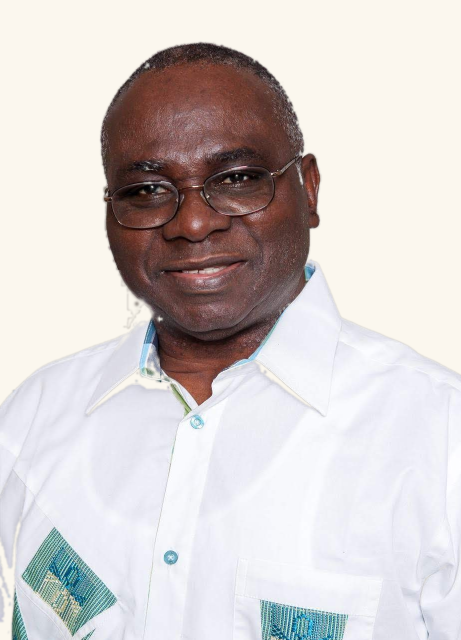
#> input picture src/crop_clean_v7.png, 922 x 1280 px (shown at 1/2 size)
$ python flyer_spread.py
#> lines starting #> are read from the running program, lines starting #| are printed output that depends on the picture
from PIL import Image, ImageDraw, ImageFont
import math

# A5-spread proportion — natural for a 2-pager
W, H = 2400, 1800

IVORY       = (251, 247, 238)
IVORY_DEEP  = (245, 238, 222)
GOLD_DARK   = (158, 121, 56)
GOLD        = (196, 158, 86)
GOLD_PALE   = (224, 200, 148)
INK         = (44, 42, 42)
INK_SOFT    = (66, 64, 64)
SUBTLE      = (128, 124, 124)
SUBTLE_DARK = (95, 92, 92)

SERIF  = "fonts/EBGaramond.ttf"
SCRIPT = "fonts/PinyonScript-Regular.ttf"

def f(s):  return ImageFont.truetype(SERIF, s)
def fi(s): return ImageFont.truetype("fonts/EBGaramond-Italic.ttf", s)
def sc(s): return ImageFont.truetype(SCRIPT, s)
def fb(s):
    """Bold (weight 700) variant of EB Garamond."""
    fnt = ImageFont.truetype(SERIF, s)
    try: fnt.set_variation_by_axes([700])
    except Exception: pass
    return fnt

img = Image.new("RGB", (W, H), IVORY)
d = ImageDraw.Draw(img)

# ---- outer double-rule frame ----
m = 70
d.rectangle((m, m, W - m, H - m), outline=GOLD_DARK, width=2)
d.rectangle((m + 12, m + 12, W - m - 12, H - m - 12), outline=GOLD_PALE, width=1)

# ---- subtle spine between pages ----
spine_x = W // 2
spine_top = m + 90
spine_bot = H - m - 90
d.line([(spine_x, spine_top), (spine_x, spine_bot)], fill=GOLD_PALE, width=1)

def lozenge(cx, cy, w=12, h=10, fill=GOLD_DARK):
    d.polygon([(cx, cy - h), (cx + w, cy), (cx, cy + h), (cx - w, cy)], fill=fill)

lozenge(spine_x, spine_top - 8)
lozenge(spine_x, spine_bot + 8)

# ---- floral corner sprigs (vibrant, sage + white rose + dusty rose) ----
SAGE_DARK    = (96, 116, 86)
SAGE         = (142, 165, 128)
SAGE_LIGHT   = (180, 195, 162)
WHITE_PETAL  = (252, 248, 240)
PETAL_SHADOW = (210, 198, 178)
ROSE_PINK    = (210, 168, 158)
ROSE_PINK_D  = (172, 130, 122)

SCALE = 3

def _make_leaf(length, color, edge, variation=0):
    w = max(int(length * (0.50 + variation)), 10)
    h = max(int(length), 16)
    pad = 6
    leaf = Image.new("RGBA", (w + pad * 2, h + pad * 2), (0, 0, 0, 0))
    ld = ImageDraw.Draw(leaf)
    ld.ellipse([pad, pad, pad + w, pad + h], fill=color, outline=edge, width=2)
    ld.line([(pad + w / 2, pad + 4), (pad + w / 2, pad + h - 2)], fill=edge, width=1)
    hl = tuple(min(255, int(c * 1.20)) for c in color)
    ld.arc([pad + 1, pad + 1, pad + w - 1, pad + h - 1], 200, 340, fill=hl, width=2)
    return leaf

def _paste_leaf(canvas, cx, cy, length, angle_deg, color=SAGE, edge=SAGE_DARK, var=0):
    leaf = _make_leaf(length, color, edge, var)
    rot = leaf.rotate(-angle_deg + 90, resample=Image.BICUBIC, expand=True)
    canvas.paste(rot, (int(cx - rot.width / 2), int(cy - rot.height / 2)), rot)

def _make_petal(w, h, fill, edge):
    pad = 4
    p = Image.new("RGBA", (int(w) + pad * 2, int(h) + pad * 2), (0, 0, 0, 0))
    pd = ImageDraw.Draw(p)
    pd.ellipse([pad, pad, pad + w, pad + h], fill=fill, outline=edge, width=2)
    hl = tuple(min(255, int(c * 1.06)) for c in fill[:3])
    pd.arc([pad + 1, pad + 1, pad + w - 1, pad + h - 1], 200, 340, fill=hl, width=1)
    return p

def _paste_petal(canvas, cx, cy, w, h, angle_deg, fill, edge):
    p = _make_petal(w, h, fill, edge)
    rot = p.rotate(-angle_deg + 90, resample=Image.BICUBIC, expand=True)
    canvas.paste(rot, (int(cx - rot.width / 2), int(cy - rot.height / 2)), rot)

def _paste_rose(canvas, cx, cy, size, fill=WHITE_PETAL, edge=PETAL_SHADOW,
                center=ROSE_PINK, center_edge=ROSE_PINK_D):
    for ang in range(0, 360, 60):
        rad = math.radians(ang)
        px = cx + size * 0.60 * math.cos(rad)
        py = cy + size * 0.60 * math.sin(rad)
        _paste_petal(canvas, px, py, size * 0.55, size * 0.80, ang + 90, fill, edge)
    for ang in range(30, 360 + 30, 60):
        rad = math.radians(ang)
        px = cx + size * 0.38 * math.cos(rad)
        py = cy + size * 0.38 * math.sin(rad)
        _paste_petal(canvas, px, py, size * 0.46, size * 0.62, ang + 90, fill, edge)
    inner_fill = tuple(int(c * 0.96) for c in fill)
    for ang in range(0, 360, 72):
        rad = math.radians(ang)
        px = cx + size * 0.20 * math.cos(rad)
        py = cy + size * 0.20 * math.sin(rad)
        _paste_petal(canvas, px, py, size * 0.34, size * 0.44, ang + 90, inner_fill, edge)
    dd = ImageDraw.Draw(canvas)
    bud_fill = tuple(int(c * 0.90) for c in fill)
    dd.ellipse([cx - size * 0.22, cy - size * 0.22, cx + size * 0.22, cy + size * 0.22],
               fill=bud_fill, outline=edge, width=2)
    dd.ellipse([cx - size * 0.14, cy - size * 0.14, cx + size * 0.14, cy + size * 0.14],
               fill=center, outline=center_edge, width=2)
    dd.ellipse([cx - size * 0.06, cy - size * 0.06, cx + size * 0.06, cy + size * 0.06],
               fill=GOLD_PALE)

def _paste_bud(canvas, cx, cy, size, fill=ROSE_PINK, edge=ROSE_PINK_D):
    dd = ImageDraw.Draw(canvas)
    dd.ellipse([cx - size, cy - size, cx + size, cy + size], fill=fill, outline=edge, width=2)
    hl = tuple(min(255, int(c * 1.18)) for c in fill)
    dd.arc([cx - size + 2, cy - size + 2, cx + size - 2, cy + size - 2], 200, 320,
           fill=hl, width=2)

def _stem_curve(start, ang_deg, length, curve=0.10, n=50):
    pts = []
    ang_rad = math.radians(ang_deg)
    perp = ang_rad + math.pi / 2
    for i in range(n):
        u = i / (n - 1)
        offset = curve * length * math.sin(u * math.pi)
        x = start[0] + length * u * math.cos(ang_rad) + offset * math.cos(perp)
        y = start[1] + length * u * math.sin(ang_rad) + offset * math.sin(perp)
        pts.append((x, y))
    return pts

def _draw_stem(canvas, pts, base_width=6):
    dd = ImageDraw.Draw(canvas)
    n = len(pts)
    for i in range(n - 1):
        w = int(max(2, base_width - (i / n) * 3))
        dd.line([pts[i], pts[i + 1]], fill=SAGE_DARK, width=w)

def _floral_corner(canvas, cx, cy, sx, sy):
    # Horizontal eucalyptus branch
    pts_h = _stem_curve((cx, cy), 0 if sx > 0 else 180, 420 * SCALE,
                        curve=0.10 * sx * sy, n=50)
    _draw_stem(canvas, pts_h, base_width=6 * SCALE)
    for k, (t, length, side, var) in enumerate([(0.13, 70, 1, 0.0), (0.27, 88, -1, 0.05),
                                                 (0.42, 105, 1, -0.05), (0.58, 100, -1, 0.0),
                                                 (0.74, 88, 1, 0.05), (0.90, 64, -1, -0.05)]):
        idx = int(t * (len(pts_h) - 1))
        lx, ly = pts_h[idx]
        nxp = pts_h[min(idx + 1, len(pts_h) - 1)]
        stem_ang = math.degrees(math.atan2(nxp[1] - ly, nxp[0] - lx))
        leaf_ang = stem_ang + side * 65 * sy
        color = SAGE if k % 2 == 0 else SAGE_LIGHT
        _paste_leaf(canvas, lx, ly, length * SCALE, leaf_ang, color=color, var=var)
    # Vertical eucalyptus branch
    pts_v = _stem_curve((cx, cy), 90 if sy > 0 else -90, 320 * SCALE,
                        curve=-0.10 * sx * sy, n=50)
    _draw_stem(canvas, pts_v, base_width=6 * SCALE)
    for k, (t, length, side, var) in enumerate([(0.16, 72, -1, 0.05), (0.34, 92, 1, -0.05),
                                                 (0.52, 100, -1, 0.0), (0.72, 85, 1, 0.05),
                                                 (0.90, 62, -1, -0.05)]):
        idx = int(t * (len(pts_v) - 1))
        lx, ly = pts_v[idx]
        nxp = pts_v[min(idx + 1, len(pts_v) - 1)]
        stem_ang = math.degrees(math.atan2(nxp[1] - ly, nxp[0] - lx))
        leaf_ang = stem_ang + side * 65 * sx
        color = SAGE_LIGHT if k % 2 == 0 else SAGE
        _paste_leaf(canvas, lx, ly, length * SCALE, leaf_ang, color=color, var=var)
    # Big white rose at corner anchor
    _paste_rose(canvas, cx + sx * 30 * SCALE, cy + sy * 30 * SCALE, 60 * SCALE)
    # White rose along horizontal branch
    bx, by = pts_h[int(0.42 * len(pts_h))]
    _paste_rose(canvas, bx, by - sy * 12 * SCALE, 42 * SCALE)
    # Dusty rose along vertical branch
    vx, vy = pts_v[int(0.46 * len(pts_v))]
    _paste_rose(canvas, vx + sx * 12 * SCALE, vy, 38 * SCALE,
                fill=ROSE_PINK, edge=ROSE_PINK_D, center=GOLD_DARK,
                center_edge=tuple(int(c * 0.7) for c in GOLD_DARK))
    # Buds
    bx, by = pts_h[int(0.75 * len(pts_h))]
    _paste_bud(canvas, bx + sx * 6 * SCALE, by + sy * -22 * SCALE, 16 * SCALE)
    bx, by = pts_v[int(0.72 * len(pts_v))]
    _paste_bud(canvas, bx + sx * -14 * SCALE, by + sy * 4 * SCALE, 16 * SCALE)
    bx, by = pts_h[int(0.92 * len(pts_h))]
    _paste_bud(canvas, bx, by - sy * 16 * SCALE, 12 * SCALE,
               fill=WHITE_PETAL, edge=PETAL_SHADOW)

def make_sprig_layer(W_, H_, anchors):
#> called with W_ = 2400, H_ = 1800
    layer = Image.new("RGBA", (W_ * SCALE, H_ * SCALE), (0, 0, 0, 0))
#> layer: PIL image 7200x5400 RGBA; every value is 0
    for (cx, cy, sx, sy) in anchors:
        _floral_corner(layer, cx * SCALE, cy * SCALE, sx, sy)
#> this loop made 4 passes
#> pass 1, in _paste_leaf, `leaf = _make_leaf(length, color, edge, var)`:
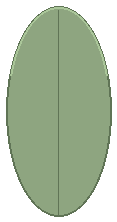
#> leaf: PIL image 117x222 RGBA; mean R, G, B, A 94.6, 110.1, 85.3, 172.5; transparent parts drawn white
#> pass 1, in _paste_leaf, `rot = leaf.rotate(-angle_deg + 90, resample=Image.BICUBIC, expand=True)`:
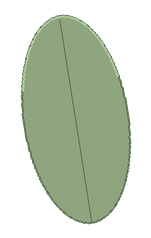
#> rot: PIL image 151x238 RGBA; mean R, G, B, A 69.2, 80.6, 62.3, 124.6; transparent parts drawn white
    return layer.resize((W_, H_), Image.LANCZOS)

inset = m + 30
sprig_layer = make_sprig_layer(W, H, [
    (inset,     inset,      1,  1),
    (W - inset, inset,     -1,  1),
    (inset,     H - inset,  1, -1),
    (W - inset, H - inset, -1, -1),
])
img.paste(sprig_layer, (0, 0), sprig_layer)
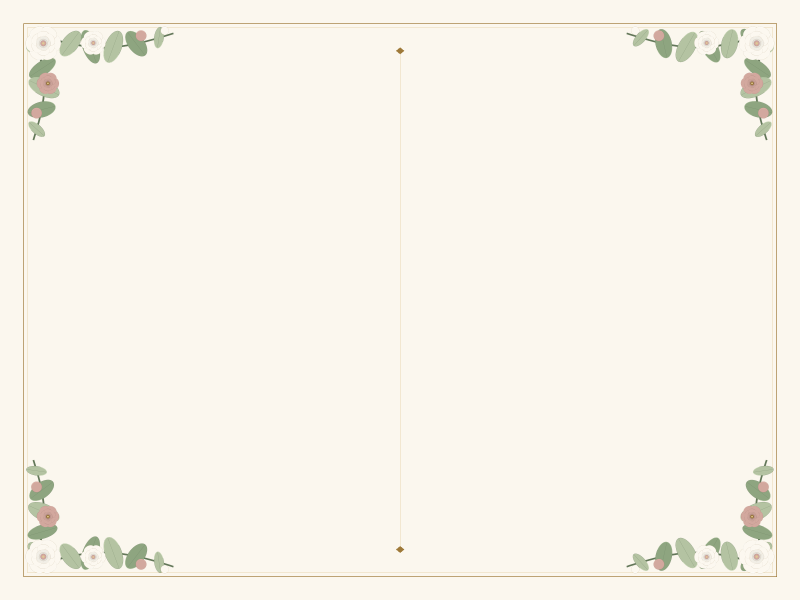
#> img: PIL image 2400x1800 RGB (shown at 1/3 size); mean R, G, B 248.5, 244.6, 234.8

# ---- helpers ----
def tw(draw, s, fn):
    b = draw.textbbox((0, 0), s, font=fn)
    return b[2] - b[0]

def tracked(draw, cx, top, s, fn, fill, track):
    widths = [tw(draw, ch, fn) for ch in s]
    total = sum(widths) + track * (len(s) - 1)
    x = cx - total / 2
    for ch, w in zip(s, widths):
        draw.text((x, top), ch, font=fn, fill=fill)
        x += w + track

def divider(cx, y, half=180, fill=GOLD_DARK):
    d.line([(cx - half, y), (cx - 26, y)], fill=fill, width=2)
    d.line([(cx + 26, y), (cx + half, y)], fill=fill, width=2)
    d.polygon([(cx, y - 9), (cx + 11, y), (cx, y + 9), (cx - 11, y)], fill=fill)

def wrap(text, fn, max_w):
    words, lines, cur = text.split(), [], ""
    for w_ in words:
        t = (cur + " " + w_).strip()
        if tw(d, t, fn) <= max_w:
            cur = t
        else:
            if cur: lines.append(cur)
            cur = w_
    if cur: lines.append(cur)
    return lines

# subtle gold cross helper (used on the programme page)
def cross(cx, cy, h=66, thick=5, color=GOLD_DARK):
    w = int(h * 0.52)
    hy = cy - h // 2 + int(h * 0.32)
    d.rectangle((cx - thick // 2, cy - h // 2, cx + thick // 2 + 1, cy + h // 2), fill=color)
    d.rectangle((cx - w // 2, hy - thick // 2, cx + w // 2, hy + thick // 2 + 1), fill=color)
    d.rectangle((cx - w // 2 + 2, hy - thick // 2 + 1,
                 cx + w // 2 - 2, hy - thick // 2 + 2), fill=GOLD_PALE)

# both closing scripts (We love you! / Repose en paix.) anchor at this y
# so the two pages truly mirror at the bottom
CLOSING_Y = 1450

# ============ LEFT PAGE — Programme (no cross, bumped typography) ============
left_cx = W // 4
y = m + 95

# Salutation header — slight bump
d.text((left_cx, y), "Programme des Salutations",
       font=sc(70), fill=GOLD_DARK, anchor="ma")
y += 96

intro = "Les salutations de compassion seront reçues de 16h00 à 20h00 :"
for line in wrap(intro, f(32), 1000):
    d.text((left_cx, y), line, font=f(32), fill=INK_SOFT, anchor="ma")
    y += 46
#> after the loop, y = 307
y += 12
#> y = 319

d.text((left_cx, y), "Tous les jeudis, vendredis et samedis",
       font=f(34), fill=INK_SOFT, anchor="ma")
y += 48
#> y = 367
d.text((left_cx, y), "du 28 mai au 20 juin 2026",
       font=f(34), fill=INK_SOFT, anchor="ma")
y += 60
#> y = 427
d.text((left_cx, y), "Du lundi 22 au mercredi 24 juin 2026",
       font=f(34), fill=INK_SOFT, anchor="ma")
y += 64
#> y = 491

tracked(d, left_cx, y, "LIEU", f(26), SUBTLE, track=12)
#> after the loop in tracked, `for ch, w in zip(s, widths):`: x = 659
y += 42
#> y = 533
d.text((left_cx, y), "Maison TOGBEY Félix",
       font=fb(36), fill=INK, anchor="ma")
y += 50
#> y = 583
d.text((left_cx, y), "Quartier Tokoin Kodomé · 3ème von à droite · en face du marché",
       font=f(28), fill=SUBTLE_DARK, anchor="ma")
y += 56
#> y = 639

divider(left_cx, y, half=170)
y += 48
#> y = 687

# Obsèques header
d.text((left_cx, y), "Programme des Obsèques",
       font=sc(70), fill=GOLD_DARK, anchor="ma")
y += 96
#> y = 783

events_by_day = [
    ("Vendredi 26 juin 2026", [
        ("18h30",
         "Veillée de prières et de chants à l'**Église Baptiste "
         "Biblique de Tokoin-Solidarité**, suivie de l'exposition du corps "
         "**au domicile du défunt**."),
    ]),
    ("Samedi 27 juin 2026", [
        ("07h00",
         "Levée du corps, suivie de la messe d'enterrement et de "
         "remerciements à la même église."),
        ("13h00",
         "Enterrement à **Agomé-Glozou** (Bas-Mono)."),
    ]),
]

SEMI = "fonts/EBGaramond.ttf"
def fs(s):
    fnt = ImageFont.truetype(SEMI, s)
    try: fnt.set_variation_by_axes([600])
    except Exception: pass
    return fnt
def fb(s):
    fnt = ImageFont.truetype(SEMI, s)
    try: fnt.set_variation_by_axes([700])
    except Exception: pass
    return fnt

def tokenize_bold(s):
    """Split a string containing **bold** markers into (text, is_bold) tokens."""
    parts = s.split("**")
    return [(t, i % 2 == 1) for i, t in enumerate(parts) if t]

def render_mixed_line(draw, cx, y, tokens, regular_font, bold_font, regular_color, bold_color):
    """Center-align a single line of mixed regular/bold tokens at (cx, y)."""
    widths = []
    for txt, is_bold in tokens:
        f_ = bold_font if is_bold else regular_font
        widths.append(tw(draw, txt, f_))
    total = sum(widths)
    x = cx - total / 2
    for (txt, is_bold), w_ in zip(tokens, widths):
        f_ = bold_font if is_bold else regular_font
        col = bold_color if is_bold else regular_color
        draw.text((x, y), txt, font=f_, fill=col)
        x += w_

def wrap_mixed(tokens, regular_font, bold_font, max_w, draw):
    """Wrap a stream of (text, is_bold) tokens into lines that fit max_w.
    Returns a list of lines, each line being a list of (text, is_bold) tokens."""
    # Flatten tokens into a list of (word, is_bold) entries preserving spaces
    words = []
    for txt, is_bold in tokens:
        for i, w_ in enumerate(txt.split(" ")):
            if i > 0:
                words.append((" ", is_bold))
            if w_:
                words.append((w_, is_bold))
    # Greedy line filling
    lines = []
    cur = []
    cur_w = 0
    for w_, is_bold in words:
        f_ = bold_font if is_bold else regular_font
        ww = tw(draw, w_, f_)
        if cur and cur_w + ww > max_w and w_ != " ":
            lines.append(cur)
            cur = []
            cur_w = 0
            if w_ == " ":
                continue
        cur.append((w_, is_bold))
        cur_w += ww
    if cur:
        lines.append(cur)
    # Strip leading/trailing whitespace from each line
    cleaned = []
    for line in lines:
        while line and line[0][0] == " ":
            line = line[1:]
        while line and line[-1][0] == " ":
            line = line[:-1]
        if line:
            cleaned.append(line)
    return cleaned

LEFT_COL_W = 1080
BODY_SIZE  = 32

for di, (date, events) in enumerate(events_by_day):
    if di > 0:
        y += 28
    # Date header — SemiBold gold
    d.text((left_cx, y), date, font=fs(42), fill=GOLD_DARK, anchor="ma")
    y += 64
    for ei, (time_str, sentence) in enumerate(events):
        if ei > 0:
            y += 18
        # Tokenize the sentence: **phrase** → bold token
        sent_tokens = tokenize_bold(sentence)
        # Time prefix as its own bold token, prepended
        prefix_tokens = [(time_str + " : ", True)]
        all_tokens = prefix_tokens + sent_tokens
        # Wrap
        rf, bf = f(BODY_SIZE), fb(BODY_SIZE)
        wrapped = wrap_mixed(all_tokens, rf, bf, LEFT_COL_W, d)
        for line in wrapped:
            render_mixed_line(d, left_cx, y, line, rf, bf, INK_SOFT, INK)
            y += 48
        y += 4
#> this loop made 2 passes
#> after the loop, y = 1209

# Closing — pinned to mirror Repose en paix on the right page
d.text((left_cx, CLOSING_Y), "We love you!", font=sc(82), fill=GOLD_DARK, anchor="ma")

# ============ RIGHT PAGE — Portrait (shifted up, slightly grown) ============
right_cx = 3 * W // 4
y = m + 72   # shifted up from m+95

# tagline — 50 → 54
ital = ImageFont.truetype("fonts/EBGaramond-Italic.ttf", 54)
d.text((right_cx, y), "En Mémoire de Notre Très Cher et Regretté",
       font=ital, fill=INK_SOFT, anchor="ma")
y += 86

# portrait — slightly larger (720 → 740)
rect = Image.open("crop_clean_v7.png").convert("RGB")
#> rect is the input picture: PIL image 922x1280 RGB; mean R, G, B 211.6, 205.4, 204.6
ph = 740
pw = int(ph * rect.width / rect.height)
#> pw = 533
rect_r = rect.resize((pw, ph), Image.LANCZOS).convert("RGBA")
alpha = Image.new("L", (pw, ph), 255)
#> alpha: PIL image 533x740 L; every value is 255
adraw = ImageDraw.Draw(alpha)
fade_h = int(ph * 0.22)
for j in range(fade_h):
    t = j / fade_h
    eased = 0.5 * (1 + math.cos(math.pi * t))
    a = int(255 * eased)
    adraw.line([(0, ph - fade_h + j), (pw, ph - fade_h + j)], fill=a)
rect_r.putalpha(alpha)
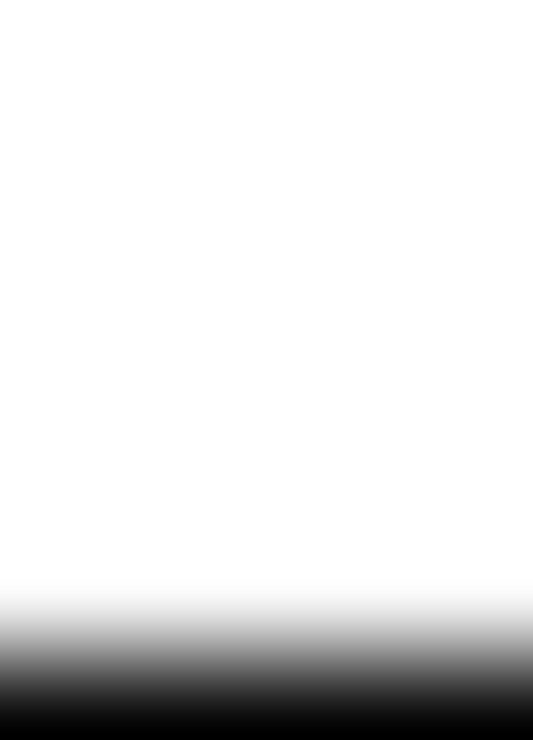
#> alpha: PIL image 533x740 L; min 0, max 255, mean 227.2
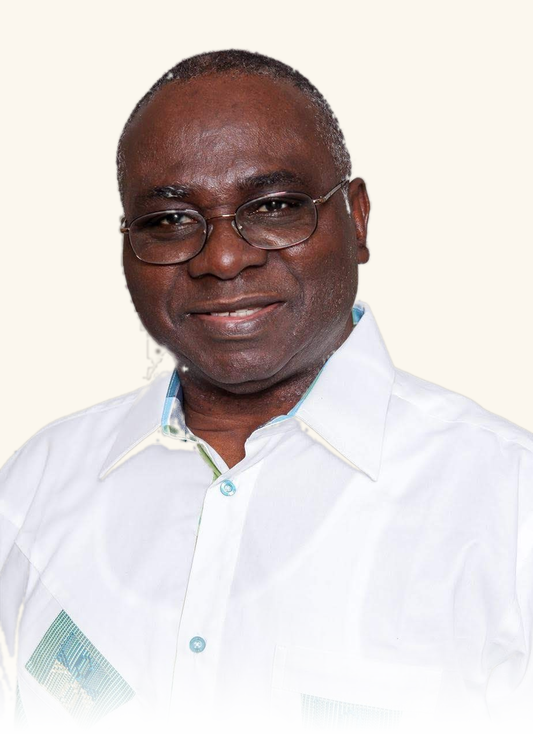
#> rect_r: PIL image 533x740 RGBA; mean R, G, B, A 211.6, 205.4, 204.6, 227.2; transparent parts drawn white
img.paste(rect_r, (right_cx - pw // 2, y), rect_r)
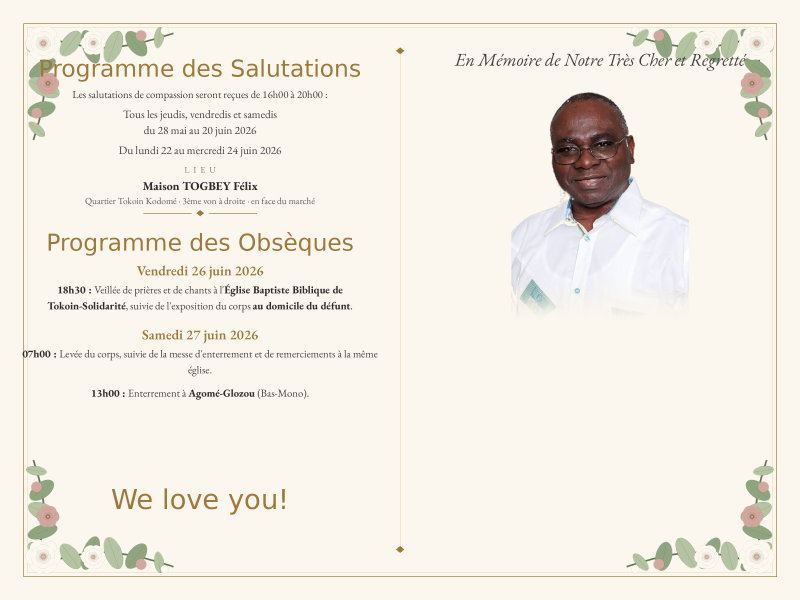
#> img: PIL image 2400x1800 RGB (shown at 1/3 size); mean R, G, B 242.5, 238, 228.3
y += ph + 16

# name — 58 → 60
tracked(d, right_cx, y, "Dr. TOGBEY Kwamy Maoussi Félix", fb(60), INK, track=4)
y += 80

# dates → tribute sentence
dates_text = "Rappelé à Dieu le 24 mai 2026 au CHU Sylvanus Olympio dans sa 78ᵉ année."
df = fi(38)
for ln in wrap(dates_text, df, 1000):
    d.text((right_cx, y), ln, font=df, fill=SUBTLE, anchor="ma")
    y += 52
#> after the loop, y = 1168
y += 22
#> y = 1190

divider(right_cx, y, half=200)
y += 78
#> y = 1268

# tribute — 64 → 68
d.text((right_cx, y), "Tu resteras à jamais dans nos cœurs.",
       font=sc(68), fill=INK_SOFT, anchor="ma")
# Repose en paix pinned to CLOSING_Y to mirror We love you!
d.text((right_cx, CLOSING_Y), "Repose en paix.", font=sc(82), fill=GOLD_DARK, anchor="ma")

img.save("flyer_spread.png", dpi=(300, 300))
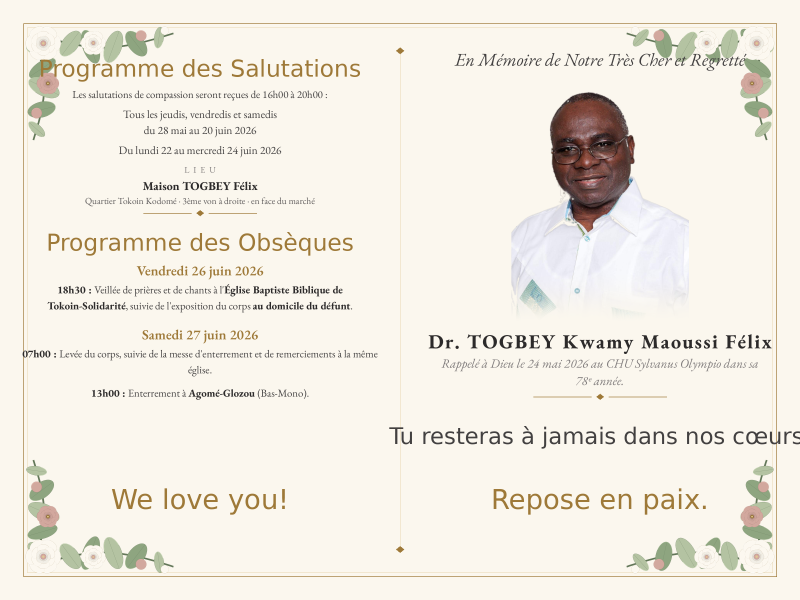
#> saved as flyer_spread.png: PIL image 2400x1800 RGB (shown at 1/3 size); mean R, G, B 240.8, 236.2, 226.5
print("spread", img.size, "final right y", y)
#| spread (2400, 1800) final right y 1268
